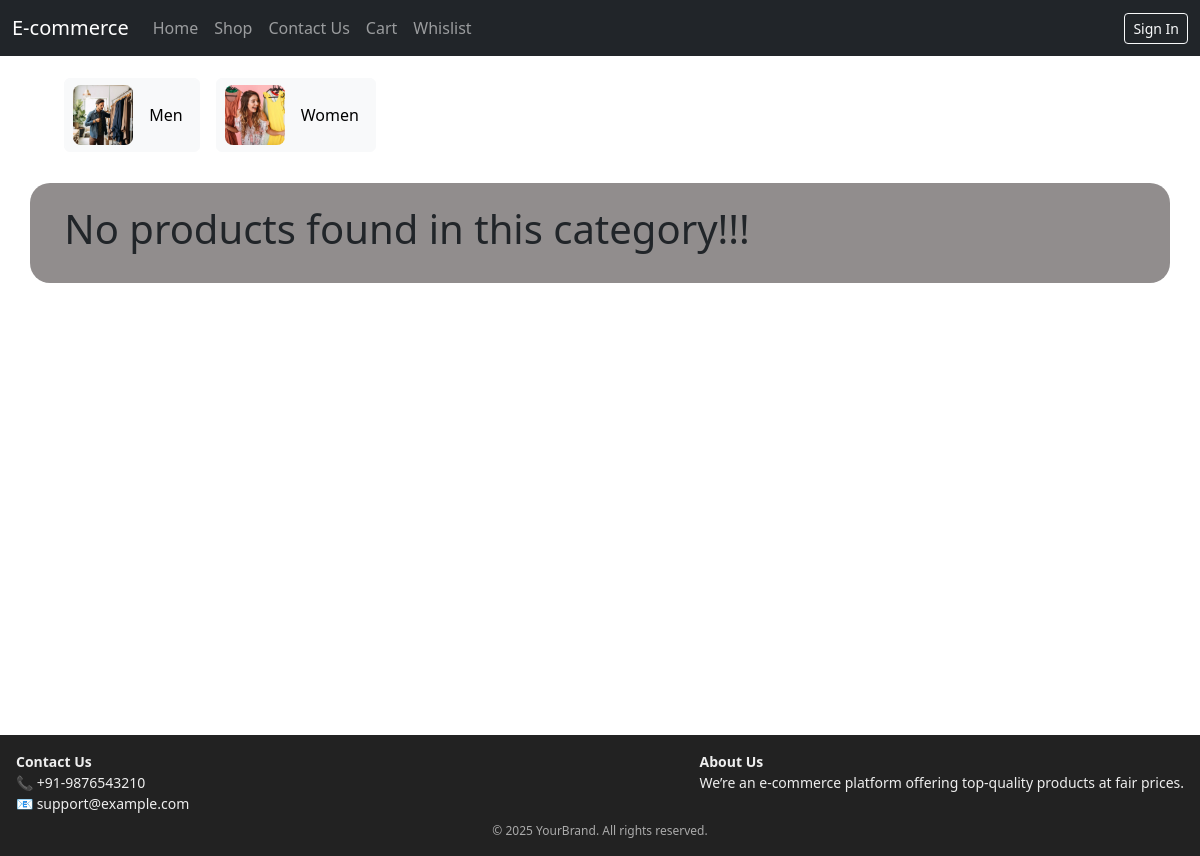
/shop/shop/category/4, run on the app's committed database.
### shop/models.py (models this page shows, shortened)
class Category(models.Model):
    name = models.CharField(max_length=20, blank=False, null=False)
    category_image = models.ImageField(upload_to="shop/category", blank=False, null=False)
    create_date = models.DateTimeField("Create Date",auto_now_add=True)
    parent_categ_id = models.ForeignKey('self', on_delete=models.CASCADE, blank=True, null=True)
    child_categ_ids = models.ManyToManyField('self', blank=True)

### shop/views.py (the view)
# urls.py: path('shop/category/<int:category_id>', views.shopCategory, name='shopCategory'),
def shopCategory(request, category_id):
    try:
        CategoryObjs = Category.objects.filter(child_categ_ids=category_id)
        productObjs = Product.objects.filter(category_id=category_id,published=True)
        context = {"CategoryObjs":CategoryObjs, "productObjs":productObjs, "msg":"No products found in this category!!!"}
    except:
        context = {"msg":"Product not found!!!"}
    return render(request, "shop/shop.html", context)

### shop/templates/shop/shop.html (shortened to what this page needs)
{% extends "shop/base.html" %}
{% block body %}
<div class="container">
    {% if CategoryObjs %}
        <div class="pb-1 mb-1 overflow-auto" style="margin: 2%;">
            <ul class="d-flex align-items-stretch mb-1 list-unstyled overflow-visible">
            {% for CategoryObj in CategoryObjs %}
                <a href="/shop/shop/category/{{ CategoryObj.id }}" style="text-decoration: none;">
                <li class="d-flex pe-3">
                    <div class=" btn btn-light d-flex align-items-center ps-2 pe-3 fs-6 fw-normal " for="1">
                        <div class="rounded-3 me-3 bg-img-category" style="background-image:url('{{ CategoryObj.category_image.url }}');" alt="{{ CategoryObj.name }}"></div>
                        <span>{{ CategoryObj.name }}</span>
                    </div>
                </li></a>
            {% endfor %}
            </ul>
        </div>
    {% endif %}
    {% if productObjs %}
    <div class="row" style="margin-bottom: 2%;">
        {% for productObj in productObjs %}
            <div class="col-lg-4">
                <div class="card-slider d-flex mt-3">
                    <div class="card">
                        <a href="/shop/productDetail/{{ productObj.id }}">
                            <img src="{{ productObj.product_image.url }}" class="card-img-top" alt="{{ productObj.name }}">
                        </a>
                        <div class="card-body">
                            <a href="/shop/productDetail/{{ productObj.id }}" style="text-decoration: none;color:black;">
                            <h6 class="card-title">{{ productObj.name|upper }}</h6>
                            </a>
                            <p class="card-text text-center">$ {{ productObj.price }}
                            <button type="button" role="button" class="btn btn-light text-end" style="float: left;" title="Add to Wishlist">
                                <span class="fa fa-heart" role="img" aria-label="Add to wishlist"></span>
                            </button>
                            <button type="button" role="button" class="btn btn-light text-end" style="float: right;" title="Add to Cart">
                                <span class="fa fa-shopping-cart" role="img" aria-label="Add to cart"></span>
                            </button>
                            </p>
                        </div>
                    </div>
                </div>
            </div>
        {% endfor %}
    {% else %}
        <div class="row" style="background-color: rgb(37, 29, 29, 00.5);padding: 2%;margin-top: 2%;margin-bottom: 2%;border-radius: 20px;">
            <div class="col-12">
                <h1>{{ msg }}</h1>
            </div>
        </div>
    {% endif %}
</div>
{% endblock %}

### shop/templates/shop/shop.html (style rules this page uses)
.bg-img-category { width: 60px; height: 60px; background-size: cover; background-position: center; border-radius: 8px; flex-shrink: 0; }

### shop/templates/shop/base.html (style rules this page uses)
html, body { height: 100%; margin: 0; }

### data on the page
Category: category_image (picture), name "Men"
Category: category_image (picture), name "Women"

### other printed values
{{ msg }} "No products found in this category!!!"
